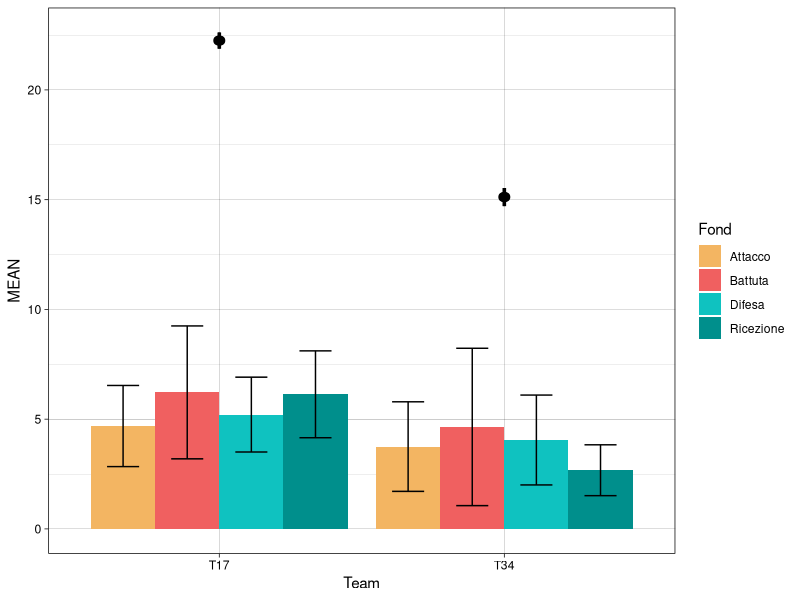

This chart was generated by the following R code:
library(gtools) # for combinations
library(tidyverse)

# Player data
players <- read_csv("data/fond_score_calculation.csv") |> 
  rename("Nome" = player_name,
         "Ricezione" = Reception_score,
         "Battuta" = Serve_score,
         "Attacco" = Attack_score,
         "Difesa" = Dig_score)

# Filter for the current match
players <- players |> 
  filter(grepl("Beretta|LaMonaca|Gillone|Panetto|Mauro|Torchia|Fragonas|Celeste", Nome))

# Weights
weights <- c(Ricezione = 2, Battuta = 2, Attacco = 1.5, Difesa = 1.5)

# Apply weights
for (skill in names(weights)) {
  players[[skill]] <- players[[skill]] * weights[skill]
}

# Exclude SharonB and Adele for combination purposes
other_players <- players[!players$Nome %in% c("Isabella Boni", "Adele Cireddu"), ] |> 
  mutate(players = row_number())

# Get all combinations of 4 players on court (since Isabella and Adele are fixed)
combinations_of_six <- combinations(nrow(other_players), 4)


tmp2 <- NULL
for(i in 1:nrow(combinations_of_six)){
  tmp <- other_players |> 
    filter(players %in% combinations_of_six[i,]) |> 
    mutate(Team = paste0("T", i)) |> 
    select(-players) |> 
    pivot_longer(cols = c("Ricezione", "Battuta", "Attacco", "Difesa"),
                 names_to = "Fond",
                 values_to = "Score") 
  tmp0 <- tmp |> 
    select(Nome, Team) |> 
    distinct() |> 
    group_by(Team) |> 
    summarise(Atlete = paste0(Nome, collapse = ", ")) 
  
  tmp1 <- tmp |> 
    summarise(MEAN = mean(Score),
              SE = sd(Score)/sqrt(n()),
              MEDIAN = median(Score),
              .by = c(Team, Fond)) |> 
    left_join(tmp0) |> 
    mutate(TOT = sum(MEAN),
           TOT_SE = sd(MEAN)/sqrt(n())) |> 
    relocate(TOT, TOT_SE, .before = Atlete)
  
  tmp2 <- tmp2 |> 
    rbind(tmp1)
}

tmp2 |> 
  arrange(desc(TOT)) |> 
  print(n=30)


sql <- tmp2 |> 
  group_by(Team, TOT, TOT_SE, Atlete) |> 
  nest() |> 
  arrange(desc(TOT)) |> 
  print(n = Inf) 

ft <- tmp2 |> 
  mutate(Team = factor(Team)) |>
  arrange(desc(TOT)) |>
  mutate(Team = fct_reorder(Team, desc(TOT))) |>
  pull(Team) |> 
  unique()

ft <- c("T17", "T34")

tmp2 |> 
  mutate(Team = factor(Team)) |>
  arrange(desc(TOT)) |>
  mutate(Team = fct_reorder(Team, desc(TOT))) |>
  # slice(1:90) |>
  filter(Team %in% ft) |>
  ggplot(aes(x = Team,
             y = MEAN,
             fill = Fond)) +
  geom_col(position = "dodge") +
  geom_errorbar(
    aes(ymin = MEAN-SE, ymax = MEAN+SE),
    position = position_dodge2(width = 0.5, padding = .5)) +
  geom_pointrange(aes(x = Team,
                    y = TOT,
                    ymin = TOT - TOT_SE,
                      ymax = TOT + TOT_SE),
                  position = position_dodge(width = .01),
                  data = tmp2 |> 
                    mutate(Team = factor(Team)) |> 
                    arrange(desc(TOT)) |> 
                    mutate(Team = fct_reorder(Team, desc(TOT))) |> 
                    filter(Team %in% ft) |>
                    select(Team, Fond, TOT, TOT_SE) |> 
                    distinct(),
                    show.legend = FALSE) +
  geom_point(aes(x = Team,
                    y = TOT),
                data = tmp2 |> 
                  mutate(Team = factor(Team)) |> 
                  arrange(desc(TOT)) |> 
                  mutate(Team = fct_reorder(Team, desc(TOT))) |> 
                  filter(Team %in% ft) |>
                  select(Team, Fond, TOT, TOT_SE) |> 
                  distinct(),
                  show.legend = FALSE) +
  theme_linedraw() +
  scale_fill_manual(breaks = c("Attacco", "Battuta",
                               "Difesa", "Ricezione"),
                    values = c("#F3B562", "#F06060", "#0FC2C0", "#008F8C"))



sql |> print(n= Inf)

sql |> 
  filter(grepl("Celeste", Atlete)) |> 
  filter(grepl("Panetto", Atlete)) |> 
  filter(grepl("Fragonas", Atlete)) |> 
  filter(grepl("Beretta", Atlete)) |> 
  print(n = Inf)